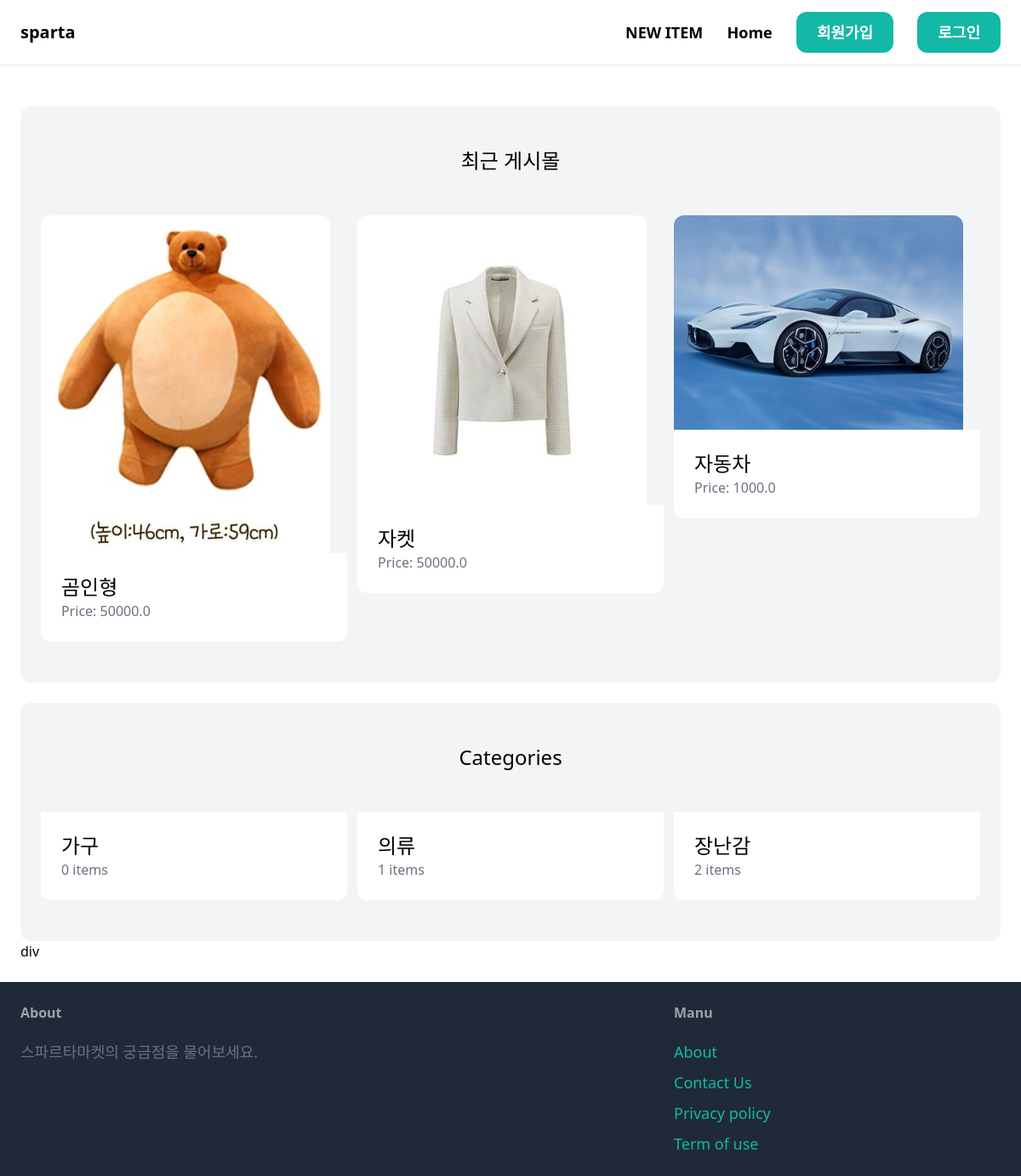
The page / on the database its author committed.
### item/models.py (models this page shows, shortened)
class Item(models.Model):
    category = models.ForeignKey(Category, related_name='items', on_delete=models.CASCADE)
    name = models.CharField(max_length=255)
    description = models.TextField(blank=True, null=True)
    price = models.FloatField()
    image = models.ImageField(upload_to='item_image', blank=True, null=True)
    is_sold = models.BooleanField(default=False)
    created_by = models.ForeignKey(User, related_name='items', on_delete=models.CASCADE)
    created_at = models.DateTimeField(auto_now_add=True)

class Category(models.Model):
    name = models.CharField(max_length=255)
    class Meta:
        ordering = ('name',)
        verbose_name_plural = 'Categories'

### core/views.py (the view)
# urls.py: path('', views.index, name='index'),
def index(request):
        item = Item.objects.filter(is_sold=False)[0:6]
        categories = Category.objects.all()
        return render(request, 'core/index.html', {
            'categories': categories,
            'item': item,
        })

### core/templates/core/index.html (shortened to what this page needs)
{% extends 'core/base.html' %}
{% block content %}
    <div class="mt-6 px-6 py-12 bg-gray-100 rounded-xl">
        <h2 class="mb-12 text-2xl text-center">최근 게시몰</h2>
        <div class="grid grid-cols-3 gap-3">
            {% for item in item %}
                <div>
                    <a href="{% url 'item:detail' item.id %}">
                        <div>
                            <img src="{{ item.image.url }}" class="rounded-t-xl">
                        </div>
                        <div class="p-6 bg-white rounded-b-xl">
                            <h2 class="text-2xl">{{ item.name }}</h2>
                            <p class="text-gray-500">Price: {{ item.price }}</p>
                        </div>
                    </a>
                </div>
            {% endfor %}
        </div>
    </div>
    <div class="mt-6 px-6 py-12 bg-gray-100 rounded-xl">
        <h2 class="mb-12 text-2xl text-center">Categories</h2>
        <div class="grid grid-cols-3 gap-3">
            {% for category in categories %}
                <div>
                    <a href="#">
                        <div class="p-6 bg-white rounded-b-xl">
                            <h2 class="text-2xl">{{ category.name }}</h2>
                            <p class="text-gray-500">{{ category.items.count }} items</p>
                        </div>
                    </a>
                </div>
            {% endfor %}
        </div>
    </div>div
{% endblock %}

### rows shown on the page
Item: image (picture), name "곰인형", price "50000.0"
Item: image (picture), name "자켓", price "50000.0"
Item: image (picture), name "자동차", price "1000.0"
Category: name "가구", items.count "0"
Category: name "의류", items.count "1"
Category: name "장난감", items.count "2"
